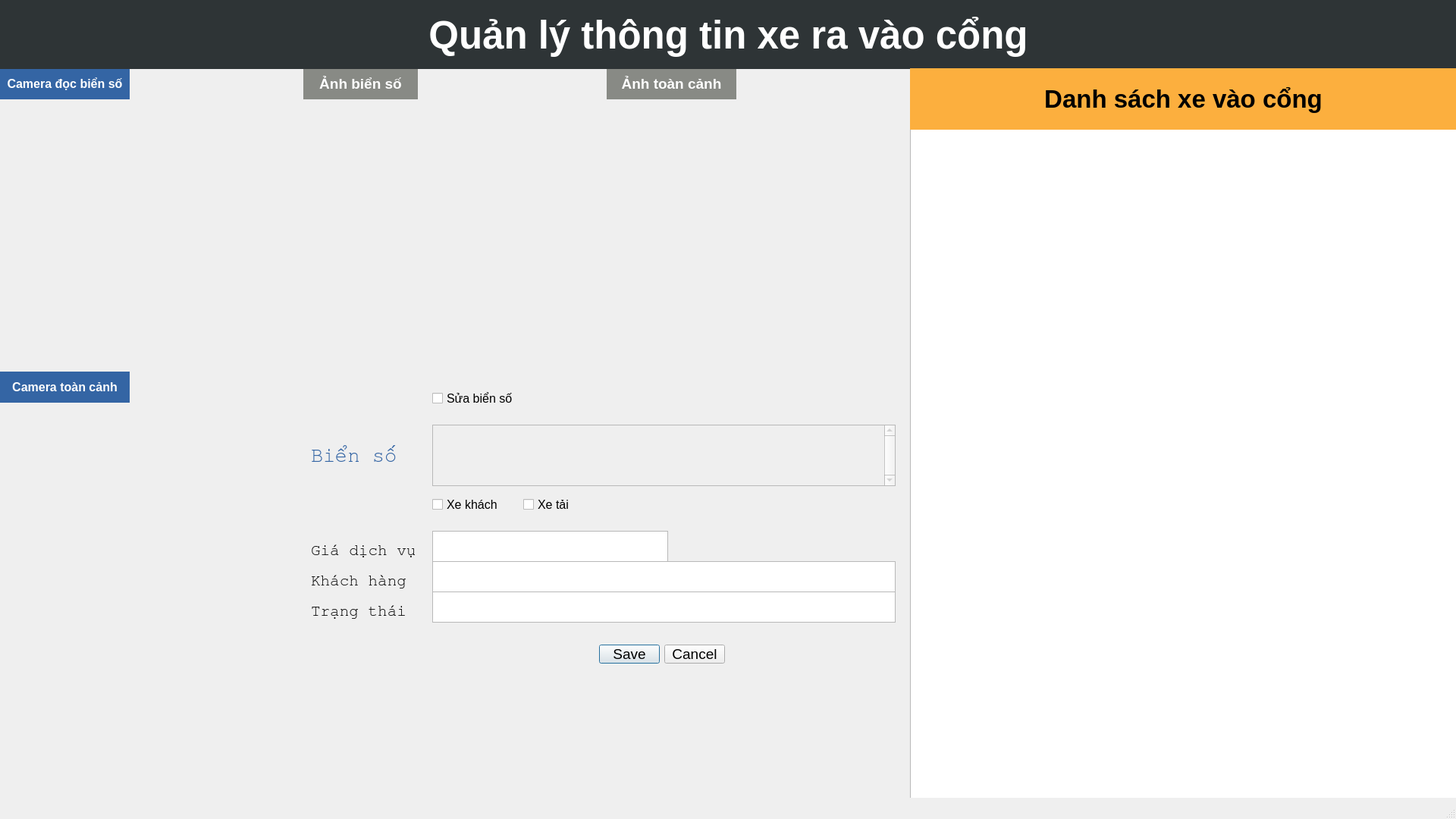
<?xml version="1.0" encoding="UTF-8"?>
<ui version="4.0">
 <class>mainWindow</class>
 <widget class="QMainWindow" name="mainWindow">
  <property name="enabled">
   <bool>true</bool>
  </property>
  <property name="geometry">
   <rect>
    <x>0</x>
    <y>0</y>
    <width>1920</width>
    <height>1080</height>
   </rect>
  </property>
  <property name="font">
   <font>
    <pointsize>14</pointsize>
   </font>
  </property>
  <property name="windowTitle">
   <string>MainWindow</string>
  </property>
  <property name="windowOpacity">
   <double>3.000000000000000</double>
  </property>
  <property name="toolTipDuration">
   <number>-1</number>
  </property>
  <widget class="QWidget" name="centralwidget">
   <widget class="QLabel" name="t_plate_camera">
    <property name="geometry">
     <rect>
      <x>0</x>
      <y>90</y>
      <width>171</width>
      <height>41</height>
     </rect>
    </property>
    <property name="mouseTracking">
     <bool>true</bool>
    </property>
    <property name="styleSheet">
     <string notr="true">background-color: rgb(52, 101, 164);</string>
    </property>
    <property name="text">
     <string>&lt;html&gt;&lt;head/&gt;&lt;body&gt;&lt;p&gt;&lt;span style=&quot; font-size:12pt; font-weight:600; color:#ffffff;&quot;&gt;Camera đọc biển số&lt;/span&gt;&lt;/p&gt;&lt;/body&gt;&lt;/html&gt;</string>
    </property>
    <property name="scaledContents">
     <bool>false</bool>
    </property>
    <property name="alignment">
     <set>Qt::AlignCenter</set>
    </property>
    <property name="wordWrap">
     <bool>false</bool>
    </property>
    <property name="openExternalLinks">
     <bool>false</bool>
    </property>
    <property name="textInteractionFlags">
     <set>Qt::NoTextInteraction</set>
    </property>
   </widget>
   <widget class="QLabel" name="t_overview_camera">
    <property name="geometry">
     <rect>
      <x>0</x>
      <y>490</y>
      <width>171</width>
      <height>41</height>
     </rect>
    </property>
    <property name="mouseTracking">
     <bool>true</bool>
    </property>
    <property name="styleSheet">
     <string notr="true">background-color: rgb(52, 101, 164);</string>
    </property>
    <property name="text">
     <string>&lt;html&gt;&lt;head/&gt;&lt;body&gt;&lt;p&gt;&lt;span style=&quot; font-size:12pt; font-weight:600; color:#ffffff;&quot;&gt;Camera toàn cảnh&lt;/span&gt;&lt;/p&gt;&lt;/body&gt;&lt;/html&gt;</string>
    </property>
    <property name="scaledContents">
     <bool>false</bool>
    </property>
    <property name="alignment">
     <set>Qt::AlignCenter</set>
    </property>
    <property name="wordWrap">
     <bool>false</bool>
    </property>
    <property name="openExternalLinks">
     <bool>false</bool>
    </property>
    <property name="textInteractionFlags">
     <set>Qt::NoTextInteraction</set>
    </property>
   </widget>
   <widget class="QLabel" name="t_overview_image">
    <property name="geometry">
     <rect>
      <x>800</x>
      <y>90</y>
      <width>171</width>
      <height>41</height>
     </rect>
    </property>
    <property name="mouseTracking">
     <bool>true</bool>
    </property>
    <property name="styleSheet">
     <string notr="true">background-color: rgb(136, 138, 133);
font: 75 11pt &quot;FreeMono&quot;;</string>
    </property>
    <property name="text">
     <string>&lt;html&gt;&lt;head/&gt;&lt;body&gt;&lt;p&gt;&lt;span style=&quot; font-size:14pt; font-weight:600; color:#ffffff;&quot;&gt;Ảnh toàn cảnh&lt;/span&gt;&lt;/p&gt;&lt;/body&gt;&lt;/html&gt;</string>
    </property>
    <property name="textFormat">
     <enum>Qt::RichText</enum>
    </property>
    <property name="scaledContents">
     <bool>false</bool>
    </property>
    <property name="alignment">
     <set>Qt::AlignCenter</set>
    </property>
    <property name="wordWrap">
     <bool>false</bool>
    </property>
    <property name="openExternalLinks">
     <bool>false</bool>
    </property>
    <property name="textInteractionFlags">
     <set>Qt::NoTextInteraction</set>
    </property>
   </widget>
   <widget class="QLabel" name="t_plate_image">
    <property name="geometry">
     <rect>
      <x>400</x>
      <y>90</y>
      <width>151</width>
      <height>41</height>
     </rect>
    </property>
    <property name="mouseTracking">
     <bool>true</bool>
    </property>
    <property name="styleSheet">
     <string notr="true">background-color: rgb(136, 138, 133);
font: 75 11pt &quot;FreeMono&quot;;</string>
    </property>
    <property name="text">
     <string>&lt;html&gt;&lt;head/&gt;&lt;body&gt;&lt;p&gt;&lt;span style=&quot; font-size:14pt; font-weight:600; color:#ffffff;&quot;&gt;Ảnh biển số&lt;/span&gt;&lt;/p&gt;&lt;/body&gt;&lt;/html&gt;</string>
    </property>
    <property name="textFormat">
     <enum>Qt::RichText</enum>
    </property>
    <property name="scaledContents">
     <bool>false</bool>
    </property>
    <property name="alignment">
     <set>Qt::AlignCenter</set>
    </property>
    <property name="wordWrap">
     <bool>false</bool>
    </property>
    <property name="openExternalLinks">
     <bool>false</bool>
    </property>
    <property name="textInteractionFlags">
     <set>Qt::NoTextInteraction</set>
    </property>
   </widget>
   <widget class="QCheckBox" name="editLP">
    <property name="enabled">
     <bool>true</bool>
    </property>
    <property name="geometry">
     <rect>
      <x>570</x>
      <y>500</y>
      <width>141</width>
      <height>51</height>
     </rect>
    </property>
    <property name="font">
     <font>
      <pointsize>12</pointsize>
     </font>
    </property>
    <property name="autoFillBackground">
     <bool>false</bool>
    </property>
    <property name="locale">
     <locale language="Vietnamese" country="Vietnam"/>
    </property>
    <property name="text">
     <string>Sửa biển số</string>
    </property>
    <property name="shortcut">
     <string/>
    </property>
    <property name="autoRepeat">
     <bool>false</bool>
    </property>
    <property name="tristate">
     <bool>false</bool>
    </property>
   </widget>
   <widget class="QLabel" name="label">
    <property name="geometry">
     <rect>
      <x>410</x>
      <y>580</y>
      <width>121</width>
      <height>41</height>
     </rect>
    </property>
    <property name="font">
     <font>
      <family>FreeMono</family>
      <pointsize>20</pointsize>
      <weight>50</weight>
      <italic>false</italic>
      <bold>false</bold>
     </font>
    </property>
    <property name="styleSheet">
     <string notr="true">font:&quot;FreeMono&quot;;
color: rgb(52, 101, 164);</string>
    </property>
    <property name="text">
     <string>Biển số</string>
    </property>
   </widget>
   <widget class="QTextEdit" name="textEdit">
    <property name="enabled">
     <bool>false</bool>
    </property>
    <property name="geometry">
     <rect>
      <x>570</x>
      <y>560</y>
      <width>611</width>
      <height>81</height>
     </rect>
    </property>
    <property name="sizePolicy">
     <sizepolicy hsizetype="Fixed" vsizetype="Expanding">
      <horstretch>0</horstretch>
      <verstretch>0</verstretch>
     </sizepolicy>
    </property>
    <property name="font">
     <font>
      <pointsize>20</pointsize>
      <weight>75</weight>
      <bold>true</bold>
     </font>
    </property>
    <property name="layoutDirection">
     <enum>Qt::LeftToRight</enum>
    </property>
    <property name="verticalScrollBarPolicy">
     <enum>Qt::ScrollBarAlwaysOn</enum>
    </property>
    <property name="readOnly">
     <bool>false</bool>
    </property>
   </widget>
   <widget class="QCheckBox" name="coach">
    <property name="enabled">
     <bool>true</bool>
    </property>
    <property name="geometry">
     <rect>
      <x>570</x>
      <y>640</y>
      <width>111</width>
      <height>51</height>
     </rect>
    </property>
    <property name="font">
     <font>
      <pointsize>12</pointsize>
     </font>
    </property>
    <property name="autoFillBackground">
     <bool>false</bool>
    </property>
    <property name="locale">
     <locale language="Vietnamese" country="Vietnam"/>
    </property>
    <property name="text">
     <string>Xe khách</string>
    </property>
    <property name="shortcut">
     <string/>
    </property>
    <property name="autoRepeat">
     <bool>false</bool>
    </property>
    <property name="tristate">
     <bool>false</bool>
    </property>
   </widget>
   <widget class="QCheckBox" name="truck">
    <property name="enabled">
     <bool>true</bool>
    </property>
    <property name="geometry">
     <rect>
      <x>690</x>
      <y>640</y>
      <width>141</width>
      <height>51</height>
     </rect>
    </property>
    <property name="font">
     <font>
      <pointsize>12</pointsize>
     </font>
    </property>
    <property name="autoFillBackground">
     <bool>false</bool>
    </property>
    <property name="locale">
     <locale language="Vietnamese" country="Vietnam"/>
    </property>
    <property name="text">
     <string>Xe tải</string>
    </property>
    <property name="shortcut">
     <string/>
    </property>
    <property name="autoRepeat">
     <bool>false</bool>
    </property>
    <property name="tristate">
     <bool>false</bool>
    </property>
   </widget>
   <widget class="QLabel" name="app_name">
    <property name="geometry">
     <rect>
      <x>0</x>
      <y>0</y>
      <width>1921</width>
      <height>91</height>
     </rect>
    </property>
    <property name="font">
     <font>
      <pointsize>38</pointsize>
      <weight>75</weight>
      <bold>true</bold>
     </font>
    </property>
    <property name="styleSheet">
     <string notr="true">background-color: rgb(46, 52, 54);
color: rgb(255, 255, 255);</string>
    </property>
    <property name="text">
     <string>Quản lý thông tin xe ra vào cổng</string>
    </property>
    <property name="alignment">
     <set>Qt::AlignCenter</set>
    </property>
   </widget>
   <widget class="QTextEdit" name="cost_service">
    <property name="geometry">
     <rect>
      <x>570</x>
      <y>700</y>
      <width>311</width>
      <height>41</height>
     </rect>
    </property>
   </widget>
   <widget class="QTextEdit" name="customer">
    <property name="geometry">
     <rect>
      <x>570</x>
      <y>740</y>
      <width>611</width>
      <height>41</height>
     </rect>
    </property>
   </widget>
   <widget class="QTextEdit" name="status">
    <property name="geometry">
     <rect>
      <x>570</x>
      <y>780</y>
      <width>611</width>
      <height>41</height>
     </rect>
    </property>
   </widget>
   <widget class="QLabel" name="label_2">
    <property name="geometry">
     <rect>
      <x>410</x>
      <y>710</y>
      <width>151</width>
      <height>31</height>
     </rect>
    </property>
    <property name="font">
     <font>
      <family>FreeMono</family>
      <pointsize>16</pointsize>
     </font>
    </property>
    <property name="text">
     <string>Giá dịch vụ</string>
    </property>
   </widget>
   <widget class="QLabel" name="label_3">
    <property name="geometry">
     <rect>
      <x>410</x>
      <y>750</y>
      <width>131</width>
      <height>31</height>
     </rect>
    </property>
    <property name="font">
     <font>
      <family>FreeMono</family>
      <pointsize>16</pointsize>
     </font>
    </property>
    <property name="text">
     <string>Khách hàng</string>
    </property>
   </widget>
   <widget class="QLabel" name="label_4">
    <property name="geometry">
     <rect>
      <x>410</x>
      <y>790</y>
      <width>131</width>
      <height>31</height>
     </rect>
    </property>
    <property name="font">
     <font>
      <family>FreeMono</family>
      <pointsize>16</pointsize>
     </font>
    </property>
    <property name="text">
     <string>Trạng thái</string>
    </property>
   </widget>
   <widget class="QDialogButtonBox" name="save">
    <property name="geometry">
     <rect>
      <x>790</x>
      <y>850</y>
      <width>166</width>
      <height>25</height>
     </rect>
    </property>
    <property name="standardButtons">
     <set>QDialogButtonBox::Cancel|QDialogButtonBox::Save</set>
    </property>
    <property name="centerButtons">
     <bool>false</bool>
    </property>
   </widget>
   <widget class="QTableWidget" name="list_car">
    <property name="geometry">
     <rect>
      <x>1200</x>
      <y>170</y>
      <width>721</width>
      <height>891</height>
     </rect>
    </property>
    <property name="styleSheet">
     <string notr="true">border-color: rgb(0, 0, 0);</string>
    </property>
   </widget>
   <widget class="QLabel" name="t_list_car">
    <property name="geometry">
     <rect>
      <x>1200</x>
      <y>90</y>
      <width>721</width>
      <height>81</height>
     </rect>
    </property>
    <property name="font">
     <font>
      <pointsize>25</pointsize>
      <weight>75</weight>
      <bold>true</bold>
     </font>
    </property>
    <property name="styleSheet">
     <string notr="true">background-color: rgb(252, 175, 62);
border-color: rgb(0, 0, 0);
</string>
    </property>
    <property name="text">
     <string>Danh sách xe vào cổng</string>
    </property>
    <property name="alignment">
     <set>Qt::AlignCenter</set>
    </property>
   </widget>
   <widget class="QLabel" name="label_5">
    <property name="geometry">
     <rect>
      <x>0</x>
      <y>90</y>
      <width>400</width>
      <height>400</height>
     </rect>
    </property>
    <property name="text">
     <string/>
    </property>
   </widget>
   <widget class="QLabel" name="label_6">
    <property name="geometry">
     <rect>
      <x>400</x>
      <y>90</y>
      <width>400</width>
      <height>400</height>
     </rect>
    </property>
    <property name="text">
     <string/>
    </property>
   </widget>
   <widget class="QLabel" name="label_7">
    <property name="geometry">
     <rect>
      <x>800</x>
      <y>90</y>
      <width>400</width>
      <height>400</height>
     </rect>
    </property>
    <property name="text">
     <string/>
    </property>
   </widget>
   <widget class="QLabel" name="label_8">
    <property name="geometry">
     <rect>
      <x>0</x>
      <y>490</y>
      <width>400</width>
      <height>400</height>
     </rect>
    </property>
    <property name="text">
     <string/>
    </property>
   </widget>
   <zorder>label_8</zorder>
   <zorder>label_7</zorder>
   <zorder>label_6</zorder>
   <zorder>label_5</zorder>
   <zorder>t_plate_camera</zorder>
   <zorder>t_overview_camera</zorder>
   <zorder>t_overview_image</zorder>
   <zorder>t_plate_image</zorder>
   <zorder>editLP</zorder>
   <zorder>label</zorder>
   <zorder>textEdit</zorder>
   <zorder>coach</zorder>
   <zorder>truck</zorder>
   <zorder>app_name</zorder>
   <zorder>cost_service</zorder>
   <zorder>customer</zorder>
   <zorder>status</zorder>
   <zorder>label_2</zorder>
   <zorder>label_3</zorder>
   <zorder>label_4</zorder>
   <zorder>save</zorder>
   <zorder>list_car</zorder>
   <zorder>t_list_car</zorder>
  </widget>
  <widget class="QStatusBar" name="statusbar"/>
 </widget>
 <resources/>
 <connections>
  <connection>
   <sender>editLP</sender>
   <signal>toggled(bool)</signal>
   <receiver>textEdit</receiver>
   <slot>setEnabled(bool)</slot>
   <hints>
    <hint type="sourcelabel">
     <x>640</x>
     <y>525</y>
    </hint>
    <hint type="destinationlabel">
     <x>875</x>
     <y>600</y>
    </hint>
   </hints>
  </connection>
 </connections>
</ui>
